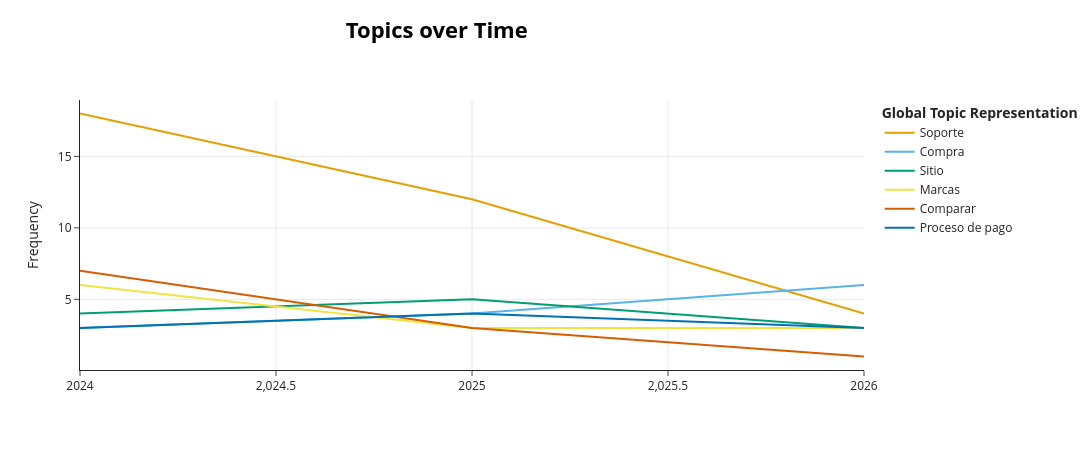

Write notebook code for a chart like this one.
### Code cell
fig = topic_model.visualize_topics_over_time(en_el_tiempo, top_n_topics=6, custom_labels=True)
fig.write_html(SALIDAS / "topicos_en_el_tiempo.html", include_plotlyjs="cdn")
fig.show()

### Figure 1 — Plotly figure (JSON) as saved in the notebook; plotly's stock layout.template omitted (floating-point values rounded to 4 significant figures)
{"data": [{"hoverinfo": "text", "hovertext": ["<b>Topic 0</b><br>Words: chat, soporte, sistema, tardo, tres", "<b>Topic 0</b><br>Words: pedido, correo, datos, tardo, pedi", "<b>Topic 0</b><br>Words: tiempo, respuesta, espera, menos, correo"], "marker": {"color": "#E69F00"}, "mode": "lines", "name": "Soporte", "type": "scatter", "x": [2024, 2025, 2026], "y": [18, 12, 4]}, {"hoverinfo": "text", "hovertext": ["<b>Topic 1</b><br>Words: puntos, programa, compra, compras, pena", "<b>Topic 1</b><br>Words: envio, compra, tienda, ultima, pena", "<b>Topic 1</b><br>Words: compra, experiencia, tienda, confiable, similar"], "marker": {"color": "#56B4E9"}, "mode": "lines", "name": "Compra", "type": "scatter", "x": [2024, 2025, 2026], "y": [3, 4, 6]}, {"hoverinfo": "text", "hovertext": ["<b>Topic 2</b><br>Words: sitio, pocos, confunde, extendida, formas", "<b>Topic 2</b><br>Words: sitio, virtual, asistente, usando, rapidas", "<b>Topic 2</b><br>Words: sitio, experiencia, buena, textos, leer"], "marker": {"color": "#009E73"}, "mode": "lines", "name": "Sitio", "type": "scatter", "x": [2024, 2025, 2026], "y": [4, 5, 3]}, {"hoverinfo": "text", "hovertext": ["<b>Topic 3</b><br>Words: marcas, producto, variedad, stock, disponible", "<b>Topic 3</b><br>Words: disponible, genericas, tienen, antiguos, parecen", "<b>Topic 3</b><br>Words: marcas, decente, preguntas, ciertos, combinarlo"], "marker": {"color": "#F0E442"}, "mode": "lines", "name": "Marcas", "type": "scatter", "x": [2024, 2025, 2026], "y": [6, 3, 3]}, {"hoverinfo": "text", "hovertext": ["<b>Topic 4</b><br>Words: productos, filtros, revisar, tener, busqueda", "<b>Topic 4</b><br>Words: productos, comparar, decidir, tres, util", "<b>Topic 4</b><br>Words: acertada, relacionados, forma, sugiere, busquedas"], "marker": {"color": "#D55E00"}, "mode": "lines", "name": "Comparar", "type": "scatter", "x": [2024, 2025, 2026], "y": [7, 3, 1]}, {"hoverinfo": "text", "hovertext": ["<b>Topic 5</b><br>Words: pago, rapido, proceso, tomo, esperaba", "<b>Topic 5</b><br>Words: crear, pago, cuenta, opciones, registro", "<b>Topic 5</b><br>Words: proceso, esperaba, tomo, simple, actualizaciones"], "marker": {"color": "#0072B2"}, "mode": "lines", "name": "Proceso de pago", "type": "scatter", "x": [2024, 2025, 2026], "y": [3, 4, 3]}], "layout": {"height": 450, "hoverlabel": {"bgcolor": "white", "font": {"family": "Rockwell", "size": 16}}, "legend": {"title": {"text": "<b>Global Topic Representation"}}, "title": {"font": {"color": "Black", "size": 22}, "text": "<b>Topics over Time</b>", "x": 0.4, "xanchor": "center", "y": 0.95, "yanchor": "top"}, "width": 1250, "xaxis": {"showgrid": true}, "yaxis": {"showgrid": true, "title": {"text": "Frequency"}}}}
